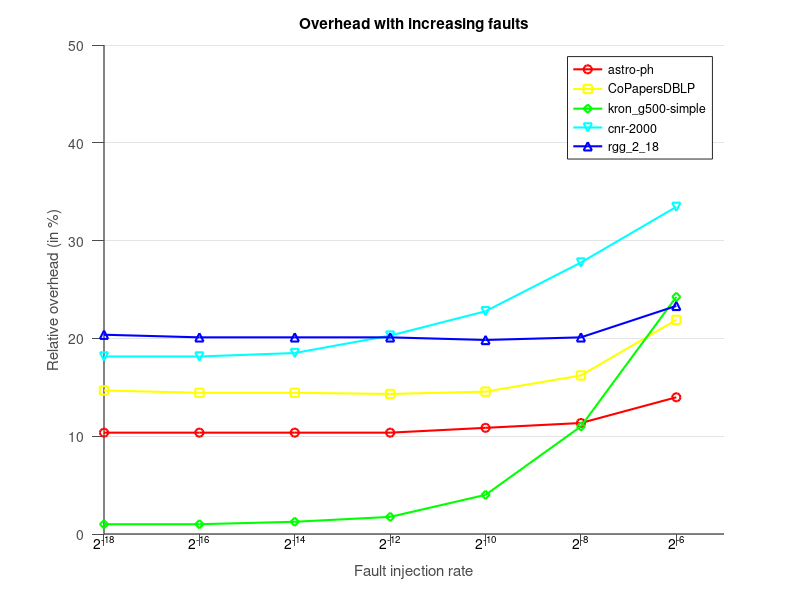

This chart was generated by the following MATLAB code:

DT = csvread('Overhead-fault.csv');


[m,n] =size(DT);

linestyles = cellstr(char('-','-','-','-','-','-.','--','-',':','-',':',...
'-.','--','-',':','-.','--','-',':','-.'));

MarkerEdgeColors=hsv(n);  % n is the number of different items you have
Markers=['o','s','d','v','^','<','>','p','h','.',...
'+','*','o','x','*','x','^','<','h','+','.','>','p','s','d','v',...
'o','x','+','*','s','d','v','^','<','>','p','h','.'];

figure;
for i = 1:n-1
	
	plot(DT(:,1),100*DT(:,i+1),[linestyles{i} Markers(i)],'Color',MarkerEdgeColors(i,:),'LineWidth',1.5);
	hold on
end


set(gca,'XLim',[-18, -5]);
% set(gca,'YLim',[-10, 400]);
set(gca,'YLim',[0, 50]);

hTitle  = title ('Overhead with increasing faults');
hXLabel = xlabel('Fault injection rate'                     );
hYLabel = ylabel('Relative overhead (in %)');    

legend('astro-ph','CoPapersDBLP','kron\_g500-simple','cnr-2000','rgg\_2\_18');
set(gcf, 'Color', 'w'); %setting the back ground color

set(gca, 'XTickLabel',[])                      %# suppress current x-labels

xt = get(gca, 'XTick');
yl = get(gca, 'YLim');
str = cellstr( num2str(xt(:),'2^{%d}') );      %# format x-ticks as 2^{xx}
hTxt = text(xt, yl(ones(size(xt))), str, ...   %# create text at same locations
    'Interpreter','tex', ...                   %# specify tex interpreter
    'VerticalAlignment','top', ...             %# v-align to be underneath
    'HorizontalAlignment','center');           %# h-aligh to be centered


% set(0,'DefaultAxesColorOrder',[1 0 0;0 1 0;0 0 1;0.5 0.5 0;0.5 0 0.5; 0 0.5 0.5;0.5 0.5 0.25;0.5 0.25 0.5; 0.25 0.5 0.5;],...
%       'DefaultAxesLineStyleOrder','-|--|:');
% semilogy(Mres,'LineWidth',1.00);

set(gca, ...
  'Box'         , 'off'     , ...
  'TickDir'     , 'out'     , ...
  'TickLength'  , [.02 .02] , ...
  'XMinorTick'  , 'off'      , ...
  'YMinorTick'  , 'off'      , ...
  'YGrid'       , 'on'      , ...
  'XColor'      , [.3 .3 .3], ...
  'YColor'      , [.3 .3 .3], ...
  'LineWidth'   , 1         );

% print2eps('plot_conv.eps'); %finally printing the files

